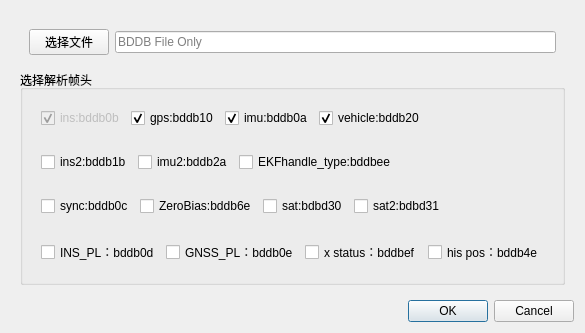
<?xml version="1.0" encoding="UTF-8"?>
<ui version="4.0">
 <class>Dialog</class>
 <widget class="QDialog" name="Dialog">
  <property name="geometry">
   <rect>
    <x>0</x>
    <y>0</y>
    <width>550</width>
    <height>327</height>
   </rect>
  </property>
  <property name="windowTitle">
   <string>Dialog</string>
  </property>
  <layout class="QVBoxLayout" name="verticalLayout_2">
   <item>
    <widget class="QWidget" name="widget" native="true">
     <layout class="QVBoxLayout" name="verticalLayout_3">
      <item>
       <widget class="QWidget" name="widget_2" native="true">
        <layout class="QHBoxLayout" name="horizontalLayout">
         <item>
          <widget class="QPushButton" name="pushButton_selectBDDB">
           <property name="text">
            <string>选择文件</string>
           </property>
          </widget>
         </item>
         <item>
          <widget class="QLineEdit" name="lineEdit_bddbPath">
           <property name="placeholderText">
            <string>BDDB File Only</string>
           </property>
          </widget>
         </item>
        </layout>
       </widget>
      </item>
      <item>
       <widget class="QGroupBox" name="groupBox">
        <property name="title">
         <string>选择解析帧头</string>
        </property>
        <layout class="QVBoxLayout" name="verticalLayout">
         <item>
          <widget class="QWidget" name="widget_ins" native="true">
           <layout class="QHBoxLayout" name="horizontalLayout_3">
            <item>
             <widget class="QCheckBox" name="checkBox">
              <property name="enabled">
               <bool>false</bool>
              </property>
              <property name="text">
               <string>ins:bddb0b</string>
              </property>
              <property name="checked">
               <bool>true</bool>
              </property>
             </widget>
            </item>
            <item>
             <widget class="QCheckBox" name="checkBox_gps">
              <property name="text">
               <string>gps:bddb10</string>
              </property>
              <property name="checked">
               <bool>true</bool>
              </property>
             </widget>
            </item>
            <item>
             <widget class="QCheckBox" name="checkBox_imu">
              <property name="text">
               <string>imu:bddb0a</string>
              </property>
              <property name="checked">
               <bool>true</bool>
              </property>
             </widget>
            </item>
            <item>
             <widget class="QCheckBox" name="checkBox_vehicle">
              <property name="text">
               <string>vehicle:bddb20</string>
              </property>
              <property name="checked">
               <bool>true</bool>
              </property>
             </widget>
            </item>
            <item>
             <spacer name="horizontalSpacer">
              <property name="orientation">
               <enum>Qt::Horizontal</enum>
              </property>
              <property name="sizeHint" stdset="0">
               <size>
                <width>35</width>
                <height>20</height>
               </size>
              </property>
             </spacer>
            </item>
           </layout>
          </widget>
         </item>
         <item>
          <widget class="QWidget" name="widget_4" native="true">
           <layout class="QHBoxLayout" name="horizontalLayout_2">
            <item>
             <widget class="QCheckBox" name="checkBox_ins2">
              <property name="text">
               <string>ins2:bddb1b</string>
              </property>
             </widget>
            </item>
            <item>
             <widget class="QCheckBox" name="checkBox_imu2">
              <property name="text">
               <string>imu2:bddb2a</string>
              </property>
             </widget>
            </item>
            <item>
             <widget class="QCheckBox" name="checkBox_EKFhandle">
              <property name="text">
               <string>EKFhandle_type:bddbee</string>
              </property>
             </widget>
            </item>
            <item>
             <spacer name="horizontalSpacer_2">
              <property name="orientation">
               <enum>Qt::Horizontal</enum>
              </property>
              <property name="sizeHint" stdset="0">
               <size>
                <width>40</width>
                <height>20</height>
               </size>
              </property>
             </spacer>
            </item>
           </layout>
          </widget>
         </item>
         <item>
          <widget class="QWidget" name="widget_5" native="true">
           <layout class="QHBoxLayout" name="horizontalLayout_4">
            <item>
             <widget class="QCheckBox" name="checkBox_sync">
              <property name="text">
               <string>sync:bddb0c</string>
              </property>
             </widget>
            </item>
            <item>
             <widget class="QCheckBox" name="checkBox_zeroBias">
              <property name="text">
               <string>ZeroBias:bddb6e</string>
              </property>
             </widget>
            </item>
            <item>
             <widget class="QCheckBox" name="checkBox_sat">
              <property name="text">
               <string>sat:bdbd30</string>
              </property>
             </widget>
            </item>
            <item>
             <widget class="QCheckBox" name="checkBox_sat2">
              <property name="text">
               <string>sat2:bdbd31</string>
              </property>
             </widget>
            </item>
            <item>
             <spacer name="horizontalSpacer_3">
              <property name="orientation">
               <enum>Qt::Horizontal</enum>
              </property>
              <property name="sizeHint" stdset="0">
               <size>
                <width>40</width>
                <height>20</height>
               </size>
              </property>
             </spacer>
            </item>
           </layout>
          </widget>
         </item>
         <item>
          <widget class="QWidget" name="widget_6" native="true">
           <layout class="QHBoxLayout" name="horizontalLayout_5">
            <item>
             <widget class="QCheckBox" name="checkBox_insPL">
              <property name="text">
               <string>INS_PL：bddb0d</string>
              </property>
             </widget>
            </item>
            <item>
             <widget class="QCheckBox" name="checkBox_gnssPL">
              <property name="text">
               <string>GNSS_PL：bddb0e</string>
              </property>
             </widget>
            </item>
            <item>
             <widget class="QCheckBox" name="checkBox_xStatus">
              <property name="text">
               <string>x status：bddbef</string>
              </property>
             </widget>
            </item>
            <item>
             <widget class="QCheckBox" name="checkBox_his_pos">
              <property name="text">
               <string>his pos：bddb4e</string>
              </property>
             </widget>
            </item>
            <item>
             <spacer name="horizontalSpacer_4">
              <property name="orientation">
               <enum>Qt::Horizontal</enum>
              </property>
              <property name="sizeHint" stdset="0">
               <size>
                <width>40</width>
                <height>20</height>
               </size>
              </property>
             </spacer>
            </item>
           </layout>
          </widget>
         </item>
         <item>
          <spacer name="verticalSpacer">
           <property name="orientation">
            <enum>Qt::Vertical</enum>
           </property>
           <property name="sizeHint" stdset="0">
            <size>
             <width>20</width>
             <height>4</height>
            </size>
           </property>
          </spacer>
         </item>
        </layout>
       </widget>
      </item>
     </layout>
    </widget>
   </item>
   <item>
    <widget class="QDialogButtonBox" name="buttonBox">
     <property name="orientation">
      <enum>Qt::Horizontal</enum>
     </property>
     <property name="standardButtons">
      <set>QDialogButtonBox::Cancel|QDialogButtonBox::Ok</set>
     </property>
    </widget>
   </item>
  </layout>
 </widget>
 <resources/>
 <connections>
  <connection>
   <sender>buttonBox</sender>
   <signal>accepted()</signal>
   <receiver>Dialog</receiver>
   <slot>accept()</slot>
   <hints>
    <hint type="sourcelabel">
     <x>248</x>
     <y>254</y>
    </hint>
    <hint type="destinationlabel">
     <x>157</x>
     <y>274</y>
    </hint>
   </hints>
  </connection>
  <connection>
   <sender>buttonBox</sender>
   <signal>rejected()</signal>
   <receiver>Dialog</receiver>
   <slot>reject()</slot>
   <hints>
    <hint type="sourcelabel">
     <x>316</x>
     <y>260</y>
    </hint>
    <hint type="destinationlabel">
     <x>286</x>
     <y>274</y>
    </hint>
   </hints>
  </connection>
 </connections>
</ui>
